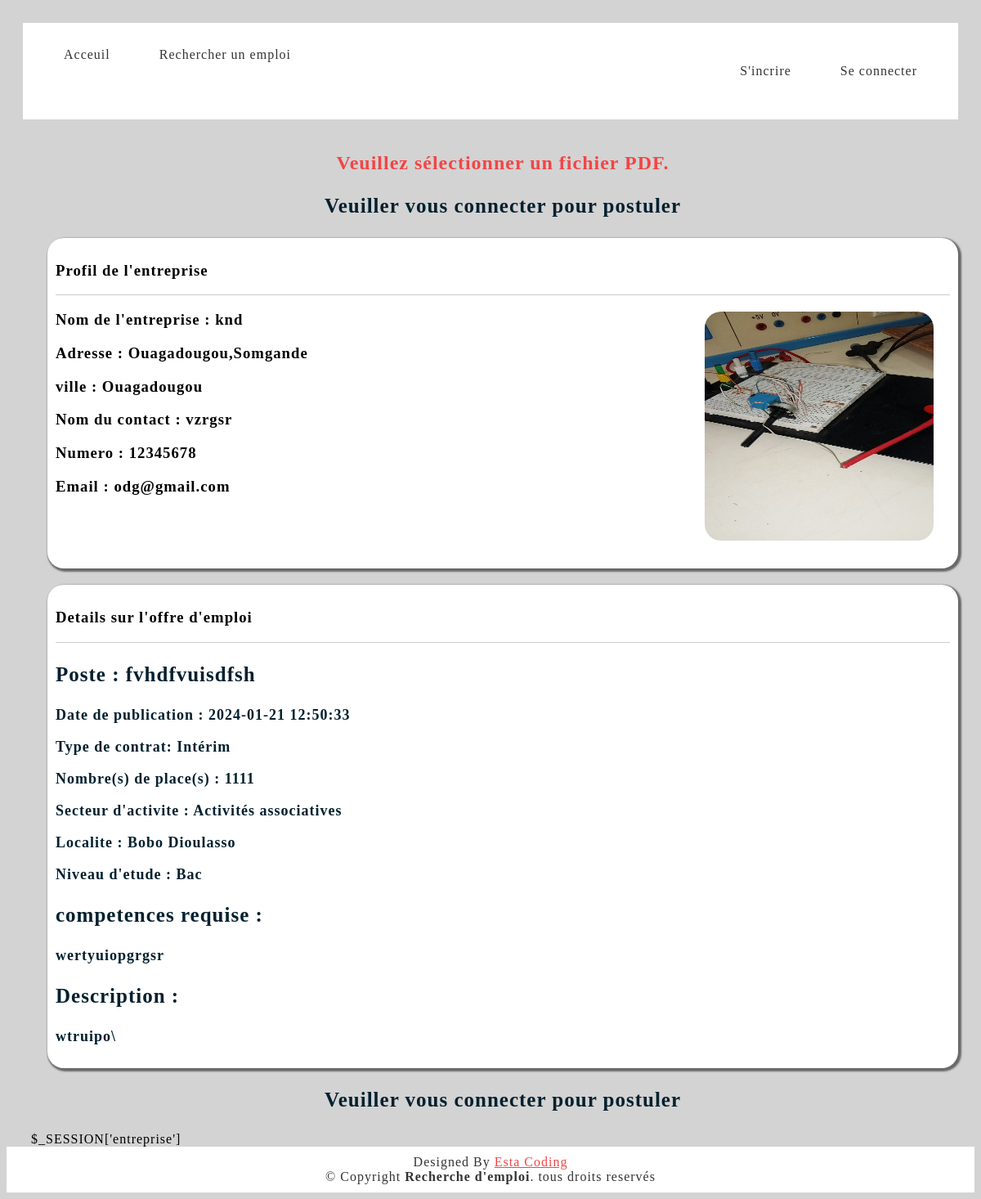
/offre/voirPlus?id=8, run on the app's committed database.
### tables this page shows
CREATE TABLE `emploi` (
  `id_emploi` int NOT NULL,
  `id_entreprise` int NOT NULL,
  `poste` varchar(250) NOT NULL,
  `contrat` varchar(250) NOT NULL,
  `nombre` int NOT NULL,
  `Description` longtext NOT NULL,
  `competence` text NOT NULL,
  `localite` varchar(250) NOT NULL,
  `image` varchar(250) NOT NULL,
  `secteur_activite` varchar(250) NOT NULL,
  `niveau` varchar(250) NOT NULL,
  `date_publication` timestamp NULL DEFAULT CURRENT_TIMESTAMP,
  `date_modification` timestamp NULL DEFAULT CURRENT_TIMESTAMP,
  `views` int DEFAULT '0'
);

CREATE TABLE `entreprise` (
  `id_entreprise` int NOT NULL,
  `nom_entreprise` varchar(255) DEFAULT NULL,
  `adresse_entreprise` varchar(250) DEFAULT NULL,
  `email_entreprise` varchar(250) DEFAULT NULL,
  `password_entreprise` varchar(250) DEFAULT NULL,
  `logo_entreprise` varchar(250) DEFAULT NULL,
  `site` varchar(250) DEFAULT NULL,
  `ville` varchar(250) DEFAULT NULL,
  `code_postal` int DEFAULT NULL,
  `nom` varchar(250) DEFAULT NULL,
  `prenom` varchar(250) DEFAULT NULL,
  `fonction` varchar(250) DEFAULT NULL,
  `numero` int DEFAULT NULL
);

### PHP/voirPlus.php (the view, shortened to what this page needs)
<?php
$serveur = "localhost";
$nomUtilisateur = "test";
$motDePasse = "MyP@ssw0rd123";
$nomBaseDeDonnees = "emploi";
$conn = mysqli_connect($serveur, $nomUtilisateur, $motDePasse, $nomBaseDeDonnees)
or die("La connexion à la base de données a échoué : " . mysqli_connect_error());
$id = (int)$_GET['id'] ;
$entreprises = mysqli_query($conn, "SELECT emploi.*, entreprise.*
FROM emploi
JOIN entreprise ON emploi.id_entreprise = entreprise.id_entreprise
WHERE id_emploi = {$id}");
$entreprise = $entreprises->fetch_assoc();
$id_entreprise = $entreprise['id_entreprise'];
$id_candidat = isset($_SESSION['candidat']) ? (int)$_SESSION['candidat'] : null;
if (isset($_POST["envoyer"])) {
    $deja = mysqli_query($conn, "SELECT * FROM postuler where id_emploi = {$id} and id_candidat = {$id_candidat}");
    if (mysqli_num_rows($deja)>0) {
        $erreur = "Vous ne pouvez pas postuler a cette offre d'emploi car vous avez deja postuler";
    } elseif ($_FILES['cv']['type'] == 'application/pdf') {
            $nomFichier = basename(mysqli_real_escape_string($conn, $_FILES['cv']['name']));
            $tmp_name = $_FILES['cv']['tmp_name'];
            $deplace = move_uploaded_file($tmp_name, "CV/" . $nomFichier);
            if ($deplace) {
                    $insert = mysqli_query($conn, "INSERT INTO postuler(id_emploi, id_candidat, id_entreprise, cv)
                    VALUES({$id}, {$id_candidat},{$id_entreprise}, '{$nomFichier}')");
                }
            } else {
                $erreur = "Erreur lors du téléversement du fichier.";
            }
        } else {
            $erreur = "Veuillez sélectionner un fichier PDF.";
    }
?>
<?= isset($erreur) ?  "<h2 style=\"text-align:center;\">$erreur</h2>" : null ?>
<?php if(isset($_SESSION['candidat'])): ?>
    <div class="btn">
        <button onclick="afficherModal()">Postuler</button>
    </div>
<?php elseif(isset($_SESSION['entreprise'])): ?>
    <p class="titre" style="text-align: center;">Vous ne pouver pas postuler a une offre d'emploi.</p>
    <p class="titre" style="text-align: center;">veuillez vous incrire en tant que candidat pour postuler</p>
<?php else: ?>
    <p class="titre" style="text-align: center;">Veuiller vous connecter pour postuler</p>
<?php endif;?>
<div class="border">
    <div class="head">
        <h3>Profil de l'entreprise</h3>
    </div>
    <div class="flex">
    <div class="bottom">
        <h3>Nom de l'entreprise : <?=  $entreprise['nom_entreprise'] ?></h3>
        <h3>Adresse : <?=  $entreprise['adresse_entreprise'] ?></h3>
        <h3>ville : <?=  $entreprise['ville'] ?></h3>
        <h3>Nom du contact : <?=  $entreprise['prenom'] ?></h3>
        <h3>Numero : <?=  $entreprise['numero'] ?></h3>
        <h3>Email : <?=  $entreprise['email_entreprise'] ?></h3>
    </div>
    <div class="bottom">
        <img src="../image/<?=  $entreprise['logo_entreprise'] ?>" alt="">
    </div>
    </div>
</div>
<div class="border">
    <div class="head">
       <h3> Details sur l'offre d'emploi</h3>
    </div>
   <div class="flex">
   <div class="bottom">
        <p class="titre">
        Poste : <?=  $entreprise['poste'] ?>
        </p>
        <p class="soustitre">Date de publication : <?=  $entreprise['date_publication'] ?></p>
        <p class="soustitre">Type de contrat:  <?=  $entreprise['contrat'] ?></p>
        <p class="soustitre">Nombre(s) de place(s) : <?=  $entreprise['nombre'] ?></p>
        <p class="soustitre">Secteur d'activite : <?=  $entreprise['secteur_activite'] ?></p>
        <p class="soustitre">Localite : <?=  $entreprise['localite'] ?></p>
        <p class="soustitre">Niveau d'etude :  <?=  $entreprise['niveau'] ?></p>
        <p class="titre">competences requise : </p>
        <p class="soustitre"> <?=  $entreprise['competence'] ?></p>
        <p class="titre">Description : </p>
        <p class="soustitre"><?=  $entreprise['Description'] ?></p>
    </div>
   </div>
</div>
<?php if(isset($_SESSION['candidat'])): ?>
    <div class="btn">
        <button onclick="afficherModal()">Postuler</button>
    </div>
<?php elseif(isset($_SESSION['entreprise'])): ?>
    <p class="titre" style="text-align: center;">Vous ne pouver pas postuler a une offre d'emploi.</p>
    <p class="titre" style="text-align: center;">veuillez vous incrire en tant que candidat pour postuler</p>
<?php else: ?>
    <p class="titre" style="text-align: center;">Veuiller vous connecter pour postuler</p>
<?php endif;?>$_SESSION['entreprise']

### CSS/template.css (style rules this page uses)
body { background-color: lightgray; display: flex; flex-direction: column; letter-spacing: 1px; min-height: 100vh; }

### PHP/voirPlus.php (style rules this page uses)
.border { background-color: #fff; box-shadow: 2px 2px 2px 2px rgba(0,0,0,.5); padding: 10px; margin: 20px; border-radius: 20px; }
.flex { display: flex; justify-content: space-between; }
.head { border-bottom: 1px solid #ccc; }
h2 { color: #f34545; }
img { width: 280px; height: 280px; border-radius: 20px; margin: 20px; }
.titre { font-size: 25px; color: #04202e; font-weight: 600; }
.soustitre { font-size: 18px; color: #04202e; font-weight: 600; }

### index.php (style rules this page uses)
body { background-color: lightgray; display: flex; flex-direction: column; min-height: 100vh; }

### data on the page
emploi: id_entreprise.nom_entreprise "knd", id_entreprise.adresse_entreprise "Ouagadougou,Somgande", id_entreprise.ville "Ouagadougou", id_entreprise.prenom "vzrgsr", id_entreprise.numero "12345678", id_entreprise.email_entreprise "odg@gmail.com", id_entreprise.logo_entreprise (picture), poste "fvhdfvuisdfsh", date_publication "2024-01-21 12:50:33", contrat "Intérim", nombre "1111", secteur_activite "Activités associatives", localite "Bobo Dioulasso", niveau "Bac", competence "wertyuiopgrgsr", Description "wtruipo\\"

### other printed values
$titre "Acceuil Rechercher un emploi S'incrire Se connecter"
$erreur "Veuillez sélectionner un fichier PDF."
